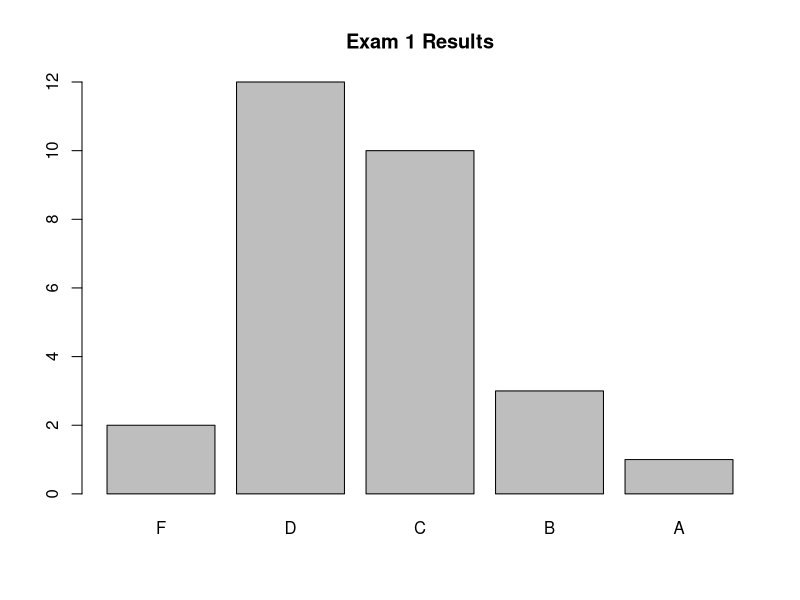

R code for this plot: (Note: this script raises an error after producing the figure.)
## ---- chunk 1
g <- data.frame(q1    = c(15, 12, 15, 15, 13, 15, 15, 14, 11, 15, 15, 15, 15, 15, 13, 15,   15, 11, 15, 15,   15, 15, 15, 15, 15, 15, 15, 15),
                q2    = c(9,  12, 8,  8,  6,  10, 9,  8,  6,  10, 6,  11, 14, 8,  4,  13,   7,  10, 8,  7,    13, 8,  8,  3,  4,  9,  3,  4),
                q3    = c(19, 0,  16, 19, 18, 19, 17, 15, 16, 19, 12, 18, 19, 18, 15, 19.5, 19, 19, 18, 19.5, 18, 20, 15, 16, 16, 17, 15, 15),
                q4    = c(17, 15, 0,  8,  8,  10, 6,  15, 8,  20, 2,  17, 6,  6,  5,  20,   10, 16, 8,  8,    5,  8,  5,  8,  8,  15, 18, 12),
                q5    = c(25, 23, 16, 19, 22, 24, 19, 17, 16, 24, 22, 24, 25, 28, 21, 22,   19, 12, 26, 21,   16, 14, 21, 17, 17, 18, 18, 20),
                bonus = c(5,   0,  5,  5,  5,  0,  0,  0,  5,  0,  5,  0,  0,  0,  0,  0,    0,  0,  0,  0,    0,  0,  0,  0,  0,  0,  5, 0))
g$grades <- g$q1 + g$q2 + g$q3 + g$q4 + g$q5 + g$bonus
summary(g$grades)

g$lgrades <- ifelse (g$grades<60, 'F', ifelse (g$grades<70, 'D', ifelse (g$grades<80, 'C', ifelse (g$grades<90, 'B', 'A'))))
g$lgrades <- factor(g$lgrades, c('F', 'D', 'C', 'B', 'A'))
barplot(table(g$lgrades))
title('Exam 1 Results')
## ---- chunk 2
g2 <- data.frame(question = c(rep('q1', length(g$q1)),
                              rep('q2', length(g$q2)),
                              rep('q3', length(g$q3)),
                              rep('q4', length(g$q4)),
                              rep('q5', length(g$q5)),
                              rep('bonus', length(g$bonus))),
                 score = 100*c(g$q1/15, g$q2/15, g$q3/20, g$q4/20, g$q5/30, g$bonus/5))
plot(g2$question, g2$score)
title('Individual Question Results')
